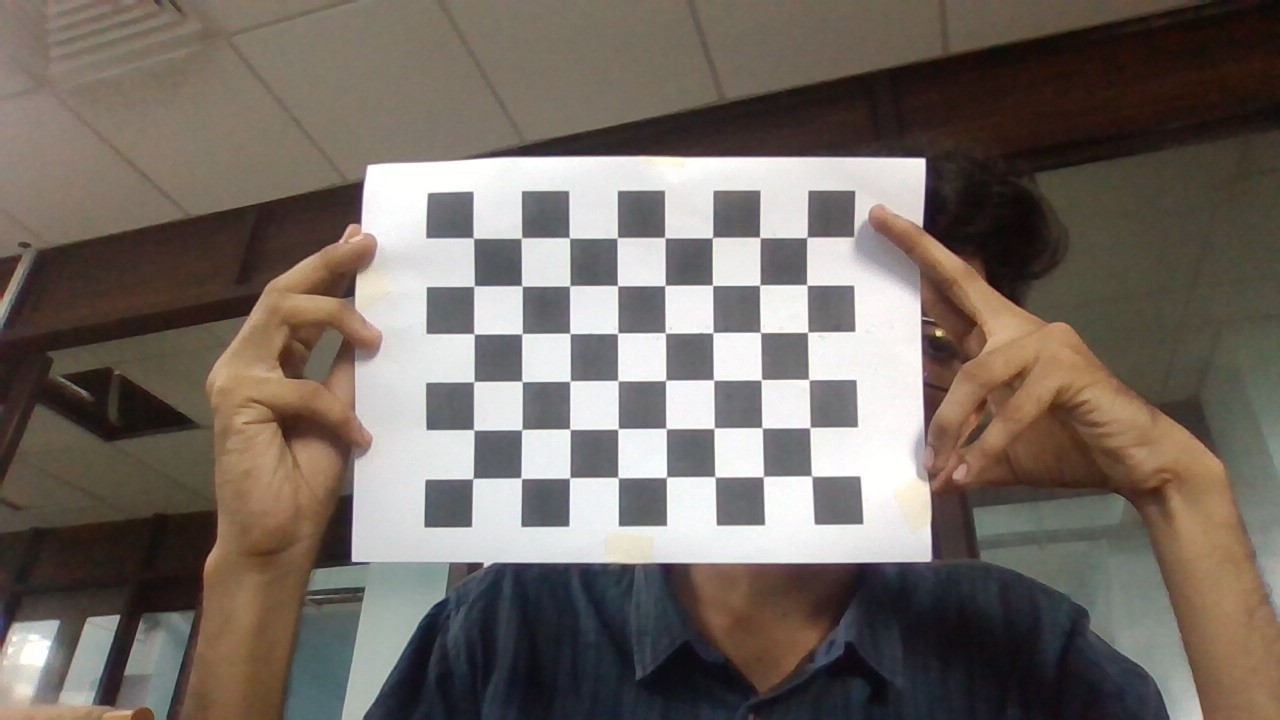
#> input picture chessb.jpg, 1280 x 720 px, given in place of the camera
$ python contour.py
#> lines starting #> are read from the running program, lines starting #| are printed output that depends on the picture; after the words box and inside, x2 and y2 are one past the last pixel; in counts of white or black regions, pixels touching at a corner belong together
import cv2

# Open a connection to the webcam (0 is usually the default camera index)
cap = cv2.VideoCapture(0)

if not cap.isOpened():
    print("Error: Could not open webcam.")
    exit()


def detect_shape(contour):
    # Approximate the contour shape
    epsilon = 0.04 * cv2.arcLength(contour, True)
    approx = cv2.approxPolyDP(contour, epsilon, True)

    # Determine the shape based on the number of vertices
    num_vertices = len(approx)
    shape = "Unknown"

    if num_vertices == 3:
        shape = "Triangle"
    elif num_vertices == 4:
        # Calculate aspect ratio to differentiate between square and rectangle
        (x, y, w, h) = cv2.boundingRect(approx)
        aspect_ratio = w / float(h)
        shape = "Square" if 0.95 <= aspect_ratio <= 1.05 else "Rectangle"
    elif num_vertices > 4:
        shape = "Circle"

    return shape


try:
    while True:
        # Capture frame-by-frame from the camera
        ret, frame = cap.read()
#> frame is the input picture: shape (720, 1280, 3); mean B, G, R 98.9, 106.2, 115.5
        if not ret:
            print("Error: Failed to capture image.")
            break

        # Convert the frame to grayscale and apply thresholding
        gray = cv2.cvtColor(frame, cv2.COLOR_BGR2GRAY)
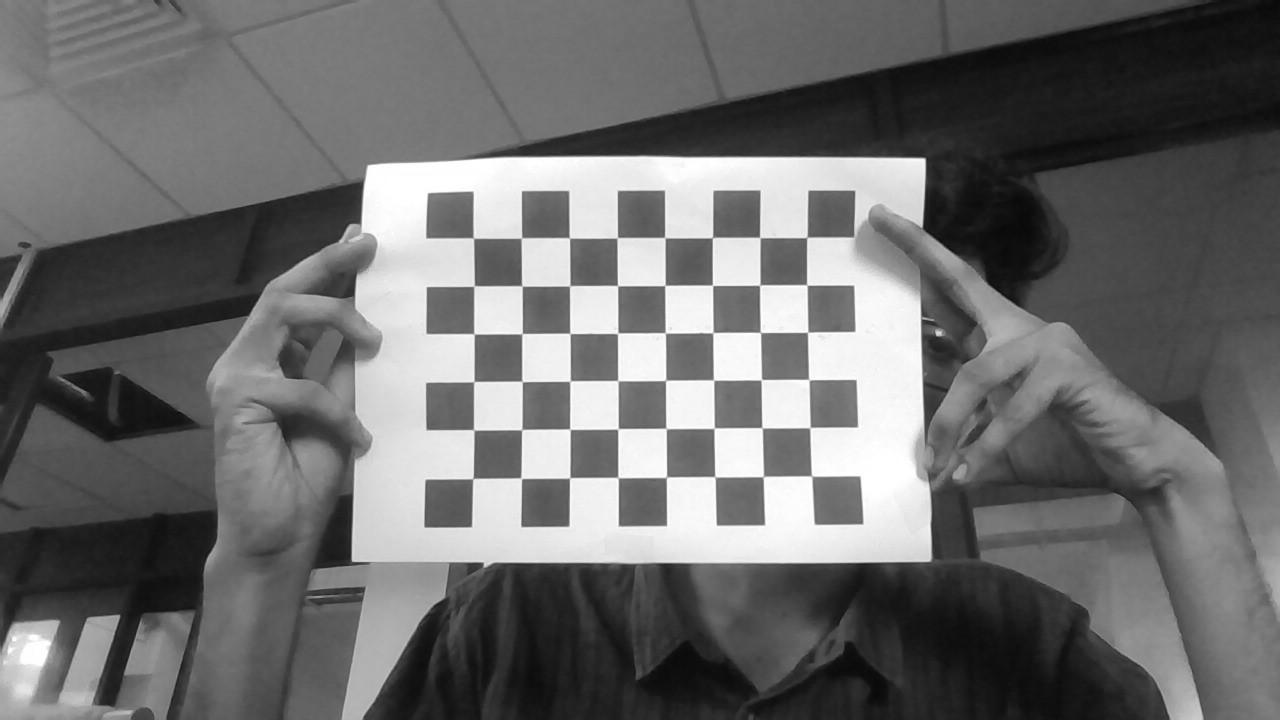
#> gray: shape (720, 1280); min 9, max 255, mean 108.1
        _, thresh = cv2.threshold(gray, 127, 255, cv2.THRESH_BINARY)
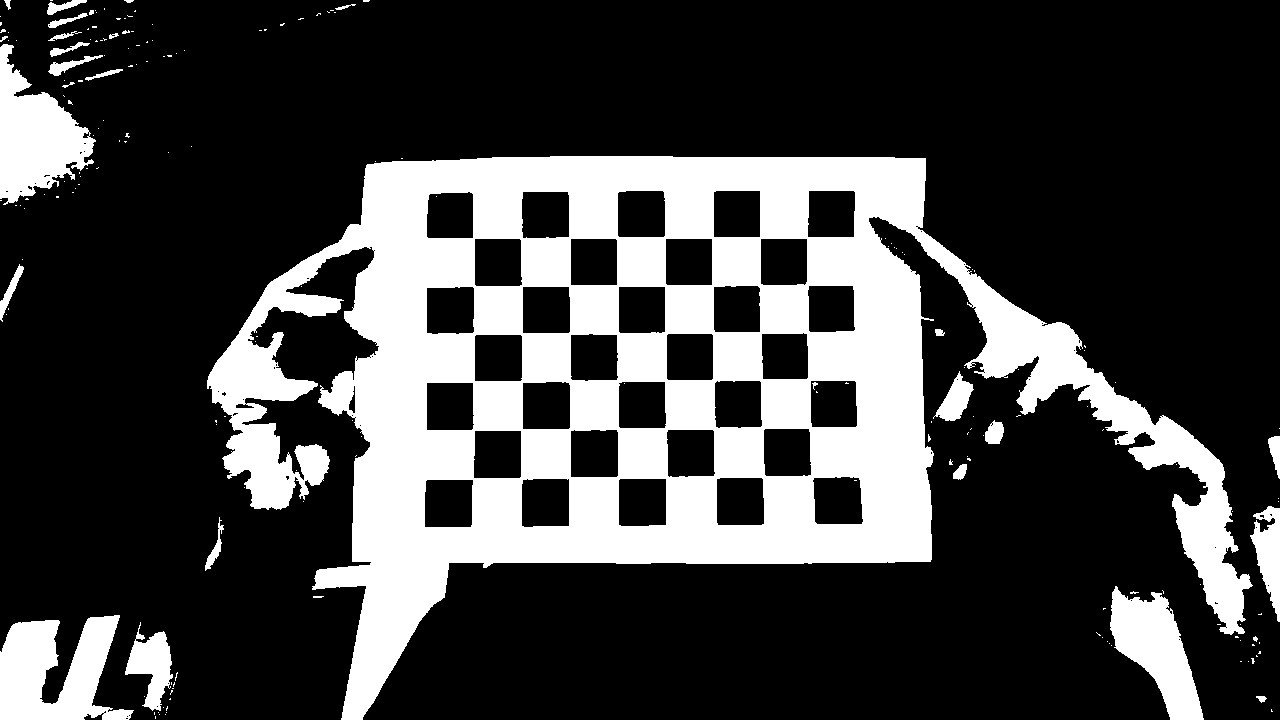
#> thresh: shape (720, 1280); 25.8% white; 191 white regions (161 under 20 px)

        # Find contours
        contours, _ = cv2.findContours(thresh, cv2.RETR_EXTERNAL, cv2.CHAIN_APPROX_SIMPLE)
#> contours = 185 contours, 162 with area under 20; largest, box (x1, y1, x2, y2) and area: (207, 156, 1253, 720) 271147, (0, 615, 134, 720) 8512, (0, 44, 96, 205) 7935, (1110, 586, 1204, 720) 6164, (125, 622, 173, 711) 1990

        for contour in contours:
            # Ignore small contours to filter out noise
            if cv2.contourArea(contour) < 500:
                continue

            # Get the shape name from the detect_shape function
            shape_name = detect_shape(contour)

            # Draw the contour on the frame
            cv2.drawContours(frame, [contour], -1, (0, 255, 0), 2)

            # Calculate the centroid using moments
            M = cv2.moments(contour)
            if M["m00"] != 0:
                cX = int(M["m10"] / M["m00"])
                cY = int(M["m01"] / M["m00"])

                # Draw the centroid on the frame
                cv2.circle(frame, (cX, cY), 5, (255, 0, 0), -1)
                # Put the shape name near the centroid
                cv2.putText(frame, shape_name, (cX - 20, cY - 20), cv2.FONT_HERSHEY_SIMPLEX, 0.5, (255, 0, 0), 2)
#> this loop made 185 passes
#> (epsilon in detect_shape, num_vertices in detect_shape, cX, cY) on passes 35, 36, 42, 46: (13.16, 7, 151, 665), (28.77, 7, 53, 671), (18.07, 5, 1156, 649), (13.8, 5, 1269, 553)
#> (cX, cY) on passes 76, 115, 141: (955, 399), (645, 376), (34, 136)
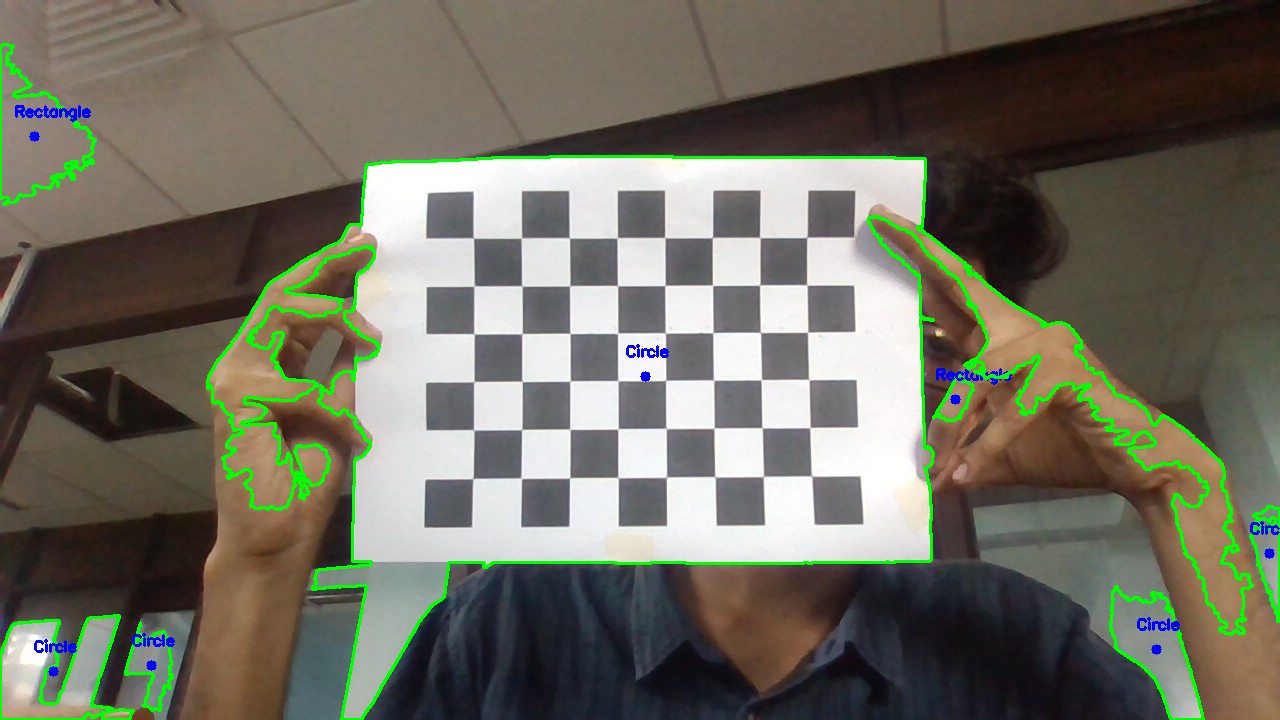
#> frame: shape (720, 1280, 3); 3.22% of pixels changed, all inside (x1, y1, x2, y2) = (0, 43, 1280, 720)

        # Display the frame with contours, shape names, and centroids
        cv2.imshow("Real-Time Shape Detection with Centroid", frame)

        # Press 'q' to exit the loop
        if cv2.waitKey(1) & 0xFF == ord('q'):
#> (key q is pressed here)
            break

finally:
    # Release the camera and close any open windows
    cap.release()
    cv2.destroyAllWindows()
